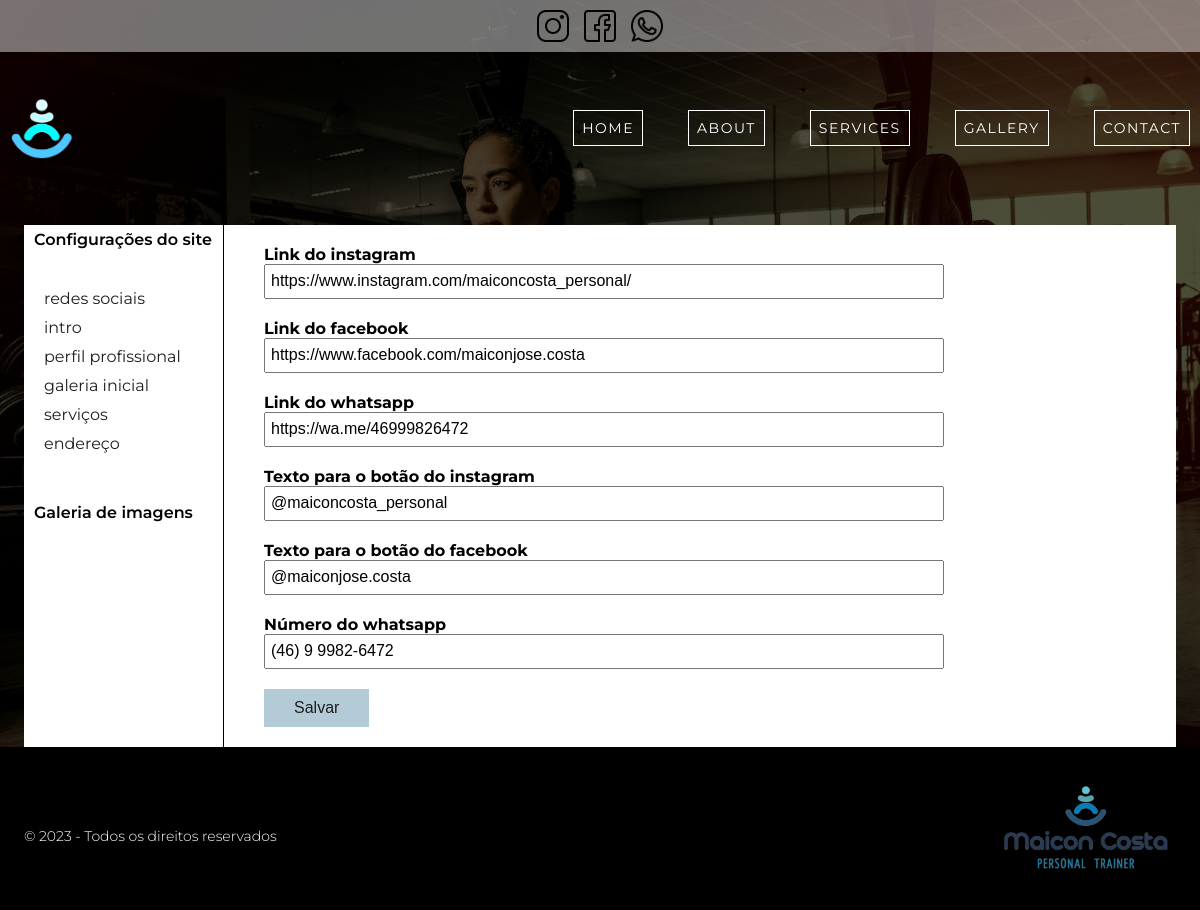
Screenshot of /author/dashboard/settings/socialnetwork/edit/ (signed in) with the database file from the repository.
### app_home/models.py (models this page shows, shortened)
class SocialNetwork(models.Model):
    instagram_link = models.CharField(max_length=255,
                                      default='',
                                      verbose_name='link do instagram',
                                      )
    facebook_link = models.CharField(max_length=255,
                                     default='',
                                     verbose_name='link do facebook',
                                     )
    whatsapp_link = models.CharField(max_length=255,
                                     default='',
                                     verbose_name='link do whatsapp',
                                     )
    instagram_text = models.CharField(max_length=255,
                                      verbose_name=('texto para o botão'
                                                    ' do instagram'),
                                      )
    facebook_text = models.CharField(max_length=255,
                                     verbose_name=('texto para o botão'
                                                   ' do facebook'),
                                     )
    whatsapp_phone = models.CharField(max_length=255,
                                      verbose_name='número do whatsapp',
                                      )
    class Meta:
        verbose_name = 'Redes Sociais'
        verbose_name_plural = 'Redes Sociais'

### author/views.py (the view)
@login_required(redirect_field_name='next', login_url='author:login')
def settings_socialnetwork(request: HttpRequest) -> None:
    social: SocialNetwork = SocialNetwork.objects.first()
    form: ModelForm = SocialNetworkForm(data=request.POST or None,
                                   files=request.FILES or None,
                                   instance=social,
                                   )
    if form.is_valid():
        form.save()
        messages.success(request, 'Dados salvos com sucesso.')
        return redirect('author:socialnetwork')
    return render(request, 'author/partials/_socialnetwork.html', context={
        'form': form,
    })

### author/forms/form_settings.py (shortened to what this page needs)
class SocialNetworkForm(ModelForm):
    def __init__(self, *args, **kwargs):
        super().__init__(*args, **kwargs)
        self._form_errors: dict[list] = defaultdict(list)
    class Meta:
        model = SocialNetwork
        fields = '__all__'

### author/templates/author/partials/_socialnetwork.html
{% extends 'author/pages/dashboard.html' %}
{% block settings %}
    {% include 'author/partials/_baseform.html' %}
{% endblock %}

### author/templates/author/pages/dashboard.html (shortened to what this page needs)
{% extends 'global/pages/base.html' %}
{% block content %}
    <section class="C-dashboard">
        <nav class="C-dashboard__nav">
            <ul class="C-dashboard__ul">
                <li class="C-dashboard__li">
                    <p class="C-dashboard__link">Configurações do site</p>
                    <nav class="C-settings">
                        <ul class="C-settings__ul">
                            <li class="C-settings__li">
                                <a href="{% url 'author:socialnetwork' %}" class="C-settings__link">
                                    redes sociais
                                </a>
                            </li>
                            <li class="C-settings__li">
                                <a href="" class="C-settings__link">
                                    intro
                                </a>
                            </li>
                            <li class="C-settings__li">
                                <a href="" class="C-settings__link">
                                    perfil profissional
                                </a>
                            </li>
                            <li class="C-settings__li">
                                <a href="" class="C-settings__link">
                                    galeria inicial
                                </a>
                            </li>
                            <li class="C-settings__li">
                                <a href="" class="C-settings__link">
                                    serviços
                                </a>
                            </li>
                            <li class="C-settings__li">
                                <a href="" class="C-settings__link">
                                    endereço
                                </a>
                            </li>
                        </ul>
                    </nav>
                </li>
                <li class="C-dashboard__li">
                    <a href="{% url 'author:gallery' %}" class="C-dashboard__link">
                        Galeria de imagens
                    </a>
                </li>
            </ul>
        </nav>
        <section class="C-dashboard__settings">
            {% block settings %}
            {% endblock %}
        </section>
    </section>
{% endblock %}

### base_template/global/pages/base.html (shortened to what this page needs)
{% load static %}
{% load i18n %}
<!DOCTYPE html>
<html lang="pt-BR">
    <head>
        {% include 'global/partials/_head.html' %}
    </head>
    <body class="C-body">
        <header class="C-header">
            {% include 'global/partials/_contact.html' %}
            {% include 'global/partials/_menu.html' %}
        </header>
        <main class="C-main">
            {% block content %}{% endblock %}
        </main>
        <footer class="C-footer center_flex_column">
            {% include 'global/partials/_footer.html' %}
        </footer>
    </body>
</html>

### base_template/global/partials/_head.html (shortened to what this page needs)
{% load static %}
{% load i18n %}
<link rel="stylesheet" href="{% static 'global/css/style.css' %}">

### base_template/global/partials/_contact.html
{% load static %}
<section class="C-header_contact center_flex_row">
    <a target="_blank" href="{{ home_content.social_network.instagram_link }}"><img src="{% static 'global/images/icons/instagram_p.png' %}" alt="logo instagram" class="center_flex_row"></a>
    <a target="_blank" href="{{ home_content.social_network.facebook_link }}"><img src="{% static 'global/images/icons/facebook_p.png' %}" alt="logo facebook" class="center_flex_row"></a>
    <a target="_blank" href="{{ home_content.social_network.whatsapp_link }}"><img src="{% static 'global/images/icons/whatsapp_p.png' %}" alt="logo whatsapp"class="center_flex_row"></a>
</section>

### base_template/global/partials/_menu.html (shortened to what this page needs)
{% load static %}
{% load i18n %}
<section class="C-menu center_flex_row">
    <div class="C-logo center_flex_row">
        <img src="{% static 'global/images/partial-logo.png' %}" alt="">
    </div>
    <div class="C-menu__menu">
        <nav class="C-menu__nav is_hidden">
            <ul class="C-menu__ul center_flex_column">
                <li class="C-menu__li"><a href="/" class="C-menu__link standard_transition">{% translate 'home' %}</a></li>
                <li class="C-menu__li"><a href="{% url 'home:home' %}#profile" class="C-menu__link standard_transition">{% translate 'about' %}</a></li>
                <li class="C-menu__li"><a href="{% url 'home:home' %}#services" class="C-menu__link standard_transition">{% translate 'services' %}</a></li>
                <li class="C-menu__li"><a href="{% url 'gallery:gallery' %}" class="C-menu__link standard_transition">{% translate 'gallery' %}</a></li>
                <li class="C-menu__li"><a href="{% url 'home:home' %}#contact" class="C-menu__link standard_transition">{% translate 'contact' %}</a></li>
            </ul>
        </nav>
    </div>
</section>

### author/templates/author/partials/_baseform.html (shortened to what this page needs)
<form
    action="{{ form_action }}"
    class="C-form"
    method="POST"
    enctype="multipart/form-data">
    {% for field in form %}
        <div class="C-form__div">
            <label for="{{ field.id_for_label }}" class="C-form__label">
                {{ field.label }}
            </label>
            {{ field }}
        </div>
    {% endfor %}
    <button type="submit" class="C-form__button">salvar</button>
</form>

### base_template/global/partials/_footer.html (shortened to what this page needs)
{% load static %}
<div class="C-footer__details">
    <p class="C-footer__copy"> &copy; 2023 - Todos os direitos reservados</p>
</div>
<div class="C-footer__logo">
    <img src="{% static 'global/images/logo.png' %}" alt="">
</div>

### rows the page displays
SocialNetwork: form "https://www.instagram.com/maiconcosta_personal/" "https://www.facebook.com/maiconjose.costa" "https://wa.me/46999826472" "@maiconcosta_personal" "@maiconjose.costa" "(46) 9 9982-6472"

### other values shown
{{ field.label }} "Link do instagram" "Link do facebook" "Link do whatsapp" "Texto para o botão do instagram" "Texto para o botão do facebook" "Número do whatsapp"
